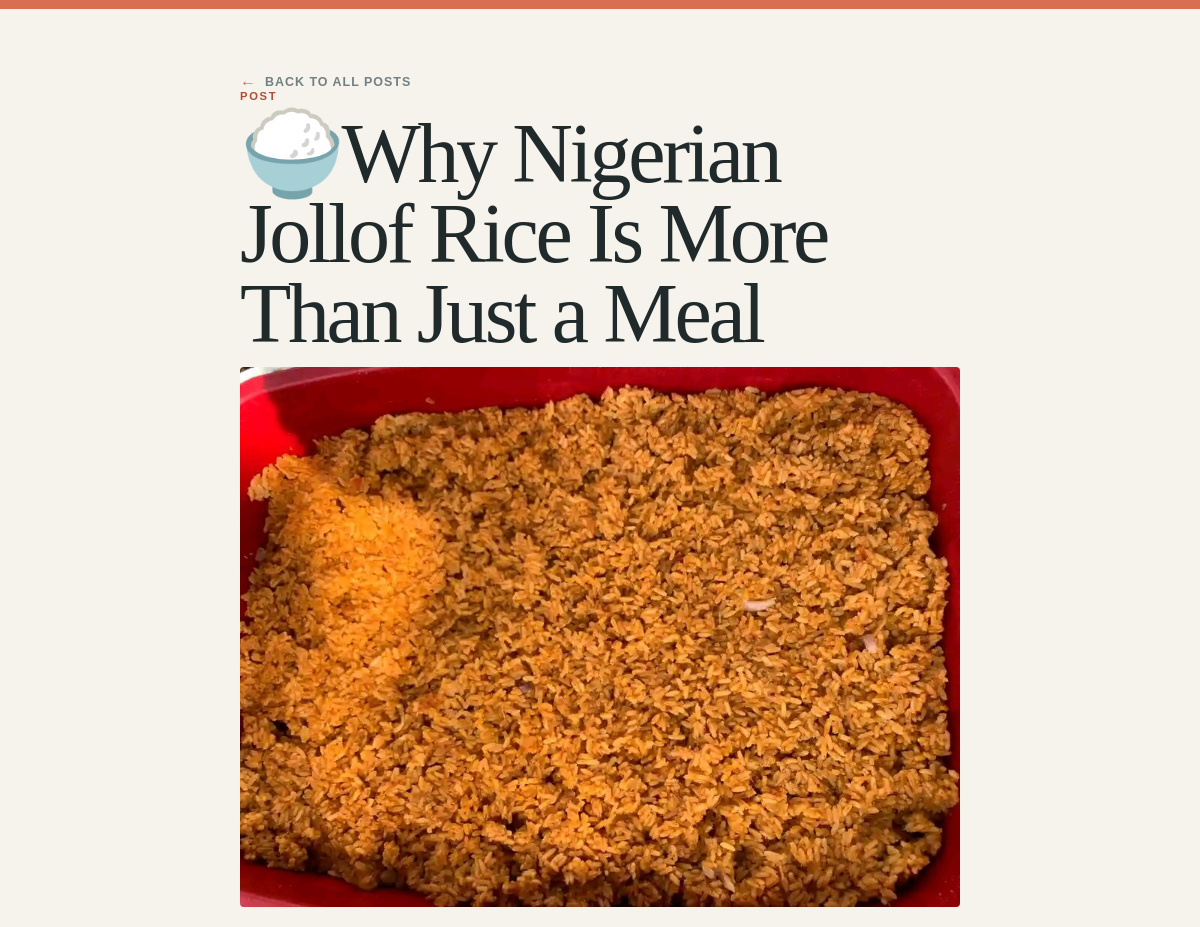
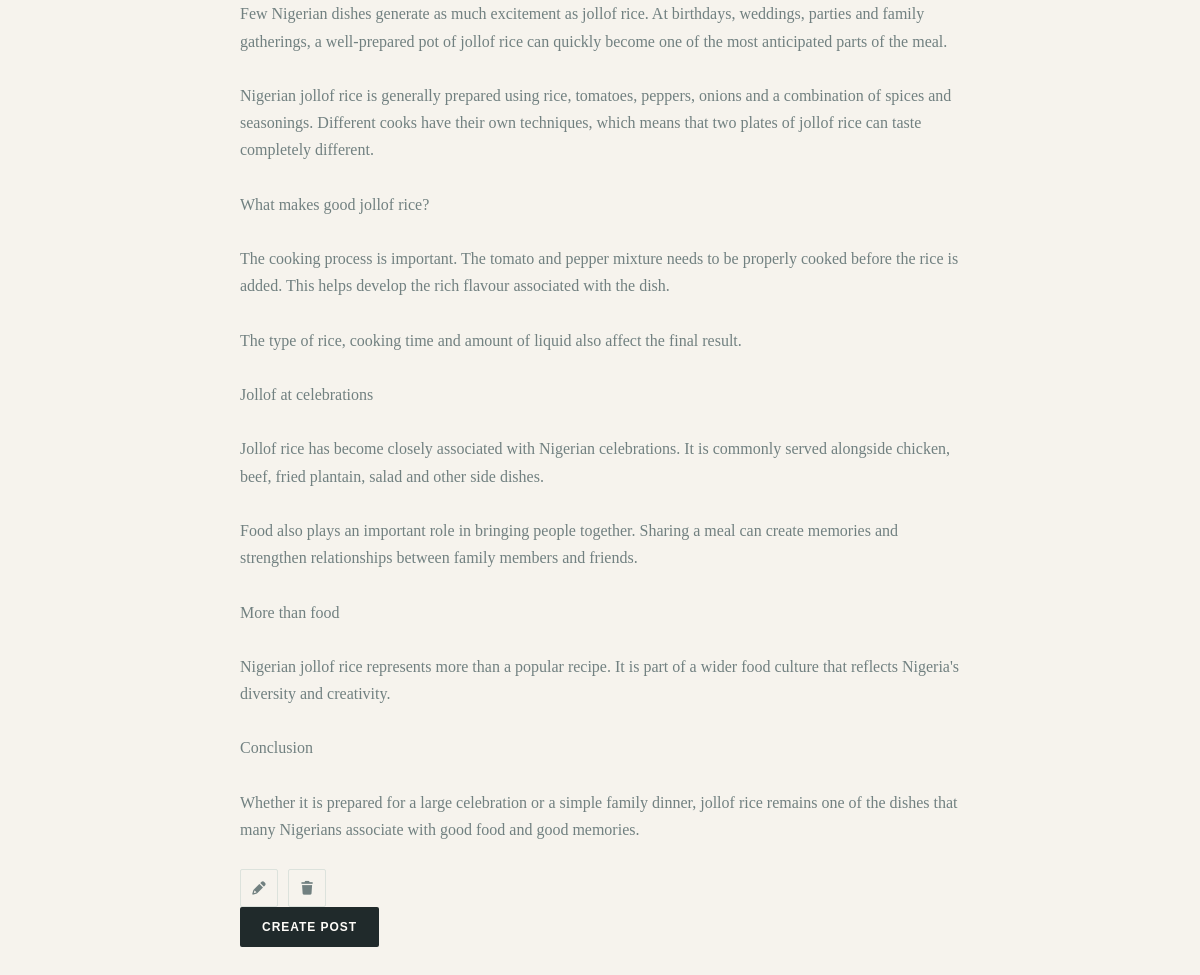
/posts/3/, run on the app's committed database (2 pictures, top to bottom).
### post/models.py (models this page shows, shortened)
class Post(models.Model):
    title = models.CharField(max_length=100)
    excerpt = models.TextField(max_length=300, blank=True)
    content = models.TextField()
    image = models.ImageField(upload_to='images/', blank=True, null=True)

### post/views.py (the view)
# urls.py: path('<int:post_id>/', views.single_post, name='single_post'),
def single_post(request, post_id):
    post = Post.objects.get(id=post_id)
    return render(request, 'single_post.html', {'post': post})

### post/templates/single_post.html (shortened to what this page needs)
{% load static %}
<!DOCTYPE html>
<html lang="en">
<head>
    <link rel="stylesheet" href="{% static 'css/main.css' %}">
    <link rel="stylesheet" href="https://cdnjs.cloudflare.com/ajax/libs/font-awesome/7.3.1/css/all.min.css"
>
</head>
<body class="posts-page">
    <main class="page create-shell">
        <a class="text-link" href="{% url 'all_posts' %}">Back to all posts</a>
        <article class="single-post">
            <p class="post-index">Post</p>
            <h1>{{ post.title }}</h1>
            {% if post.image %}
            <img src="{{ post.image.url }}" alt="{{ post.title }}" class="post-image">
            {% endif %}
            <p class="post-content">{{ post.content }}</p>
            <div class="post-actions">
                <a href="{% url 'edit_post' post.id %}"><button class="post-action" type="button"
                        aria-label="Edit post">
                        <i class="fa fa-pencil" aria-hidden="true"></i>
                    </button></a>
                <a href="{% url 'delete_post' post.id %}"><button class="post-action" type="button"
                        aria-label="Delete post">
                        <i class="fa fa-trash" aria-hidden="true"></i>
                    </button></a>
            </div>
        </article>
        <a class="primary-button" href="{% url 'create_posts' %}">Create post</a>
    </main>
</body>
</html>

### post/static/css/main.css (style rules this page uses)
:root { --ink: #202a2b; --muted: #718080; --paper: #f6f3ed; --surface: #fffdf9; --line: #dce2dc; --accent: #d86f52; --accent-dark: #ad4d37; --shadow: 0 24px 60px rgba(35, 53, 50, 0.09); }
* { box-sizing: border-box; }
body { min-height: 100vh; margin: 0; color: var(--ink); background: var(--paper); font-family: Georgia, 'Times New Roman', serif; }
body::before { position: fixed; inset: 0 0 auto; height: 9px; content: ''; background: var(--accent); }
.page { width: min(100% - 40px, 1040px); margin: 0 auto; padding: 72px 0 80px; }
.create-shell { width: min(100% - 40px, 720px); }
.text-link { color: var(--muted); font-family: Arial, sans-serif; font-size: 0.78rem; font-weight: 700; letter-spacing: 0.08em; text-decoration: none; text-transform: uppercase; }
.text-link::before { margin-right: 8px; content: '\2190'; color: var(--accent); font-size: 1rem; }
.eyebrow, .post-index { margin: 0 0 12px; color: var(--accent-dark); font-family: Arial, sans-serif; font-size: 0.7rem; font-weight: 700; letter-spacing: 0.15em; text-transform: uppercase; }
h1, h2, p { margin-top: 0; }
h1 { margin-bottom: 14px; font-size: clamp(2.8rem, 7vw, 5.6rem); font-weight: 400; letter-spacing: -0.04em; line-height: 0.95; }
.primary-button { display: inline-block; padding: 14px 22px; color: #fffdf9; background: var(--ink); border: 0; border-radius: 2px; font-family: Arial, sans-serif; font-size: 0.75rem; font-weight: 700; letter-spacing: 0.08em; line-height: 1; text-decoration: none; text-transform: uppercase; cursor: pointer; transition: background 160ms ease, transform 160ms ease; }
.post-content, .empty-state p:last-child { margin-bottom: 0; color: var(--muted); font-size: 1rem; line-height: 1.7; white-space: pre-line; }
.post-actions { display: flex; gap: 10px; margin-top: 26px; }
.post-action { display: inline-grid; width: 38px; height: 38px; place-items: center; padding: 0; color: var(--muted); background: transparent; border: 1px solid var(--line); border-radius: 2px; cursor: pointer; transition: color 160ms ease, background 160ms ease, border-color 160ms ease; }
.post-image { max-width: 100%; height: auto; margin-bottom: 16px; border-radius: 4px; }

### data on the page
Post: title "🍚Why Nigerian Jollof Rice Is More Than Just a Meal", image (picture), content "Few Nigerian dishes generate as much excitement as jollof rice. At birthdays, weddings, parties and family gatherings, a well-prepared pot of jollof rice can quickly become one of the most anticipated parts of the meal. Nigerian jollof rice is generally prepared using rice, tomatoes, peppers, onions and a combination of spices and seasonings. Different cooks have their own techniques, which means that two plates of jollof rice can taste completely different. What makes good jollof rice? The cooking process is important. The tomato and pepper mixture needs to be properly cooked before the rice is added. This helps develop the rich flavour associated with the dish. The type of rice, cooking…"
